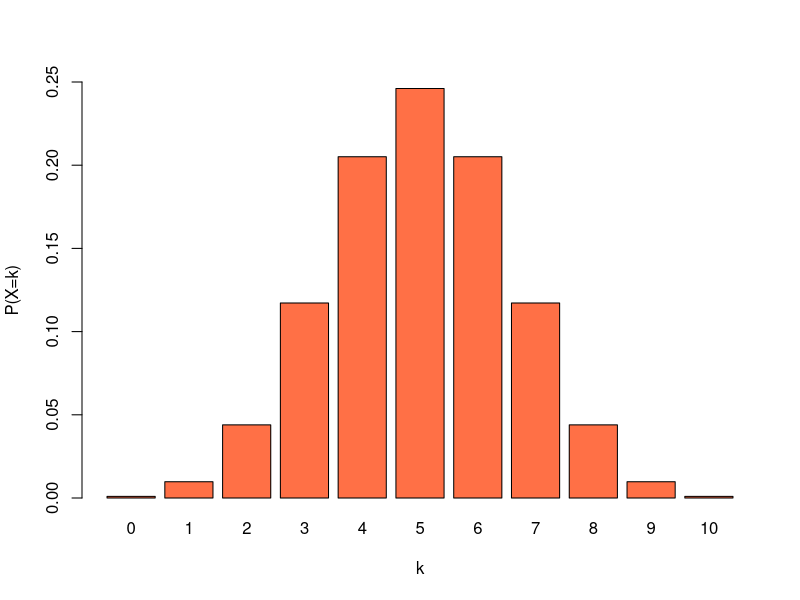

Write R code to recreate this figure.
# Binomial distribution
# B(10,0.5)

barplot(dbinom(0:10, 10, 0.5), names.arg=0:10, ylim=c(0.0,0.25),
        col=c("#FF7046"), xlab="k", ylab="P(X=k)")
